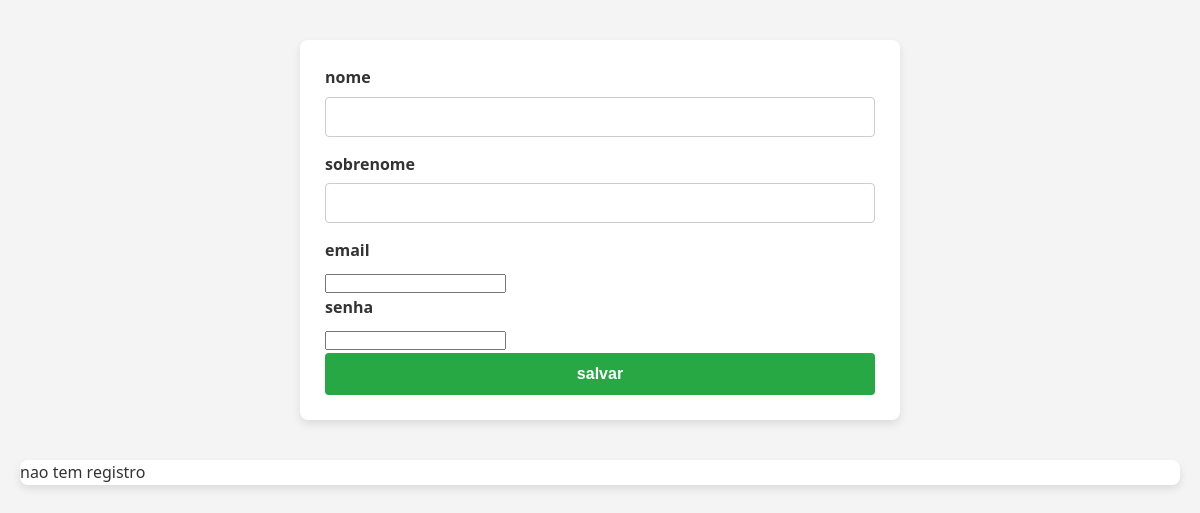
Page /cadastra_usuario.php on the earlier database version.
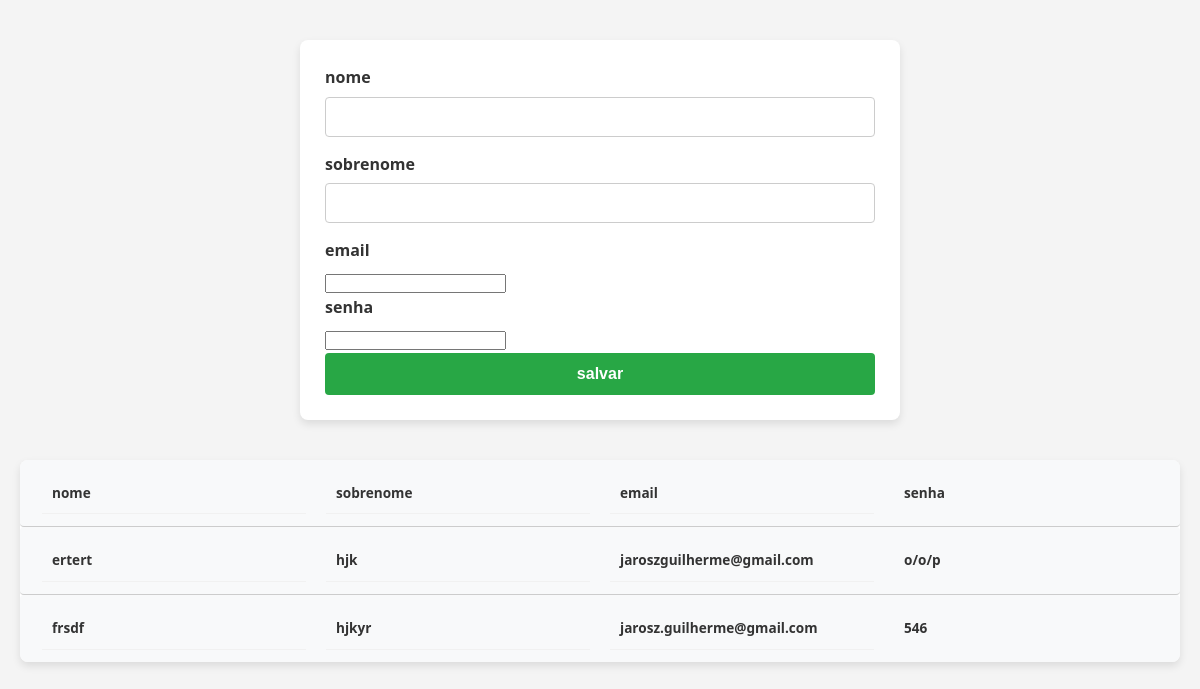
Same page on the later database version.
### tables this page shows
CREATE TABLE `usuarios` (
  `id` int(11) NOT NULL,
  `nome` varchar(30) DEFAULT NULL,
  `sobrenome` varchar(30) DEFAULT NULL,
  `email` varchar(30) DEFAULT NULL,
  `senha` varchar(10) DEFAULT NULL
);

### cadastra_usuario.php (the view, shortened to what this page needs)
<!DOCTYPE html>
<html lang="en">
<head>
    <link rel="stylesheet" href="estilo2.css">
</head>
<body>
    <section>
        <div class="container">
            <form action="grava_usuario.php" method="POST">
                <label for="nome">nome</label>
                <input type="text" name="nome" id="">
                <label for="sobrenome">sobrenome</label>
                <input type="text" name="sobrenome" id="">
                <label for="email">email</label>
                <input type="email" name="email" id="">
                <label for="senha">senha</label>
                <input type="password" name="senha" id="">
                <button type="submit">salvar</button>
            </form>
        </div>
    </section>
    <section class="resultados">
        <div class="resultado">
            <?php
            include "conexao.php";
            $sql = "SELECT * FROM usuarios";
            $stmt = $conexao->prepare($sql);
            $stmt->execute();
            if ($stmt->rowCount() > 0) {
                echo "<div class='cabecalho'>";
                echo "<div class='cel_cabecalho'>nome</div>";
                echo "<div class='cel_cabecalho'>sobrenome</div>";
                echo "<div class='cel_cabecalho'>email</div>";
                echo "<div class='cel_cabecalho'>senha</div>";
                echo "</div>";
                while ($linha = $stmt->fetch(PDO::FETCH_ASSOC)) {
                    echo "<div class='cabecalho'>";
                    echo "<div class='cel_cabecalho'>{$linha['nome']}</div>";
                    echo "<div class='cel_cabecalho'>{$linha['sobrenome']}</div>";
                    echo "<div class='cel_cabecalho'>{$linha['email']}</div>";
                    echo "<div class='cel_cabecalho'>{$linha['senha']}</div>";
                    echo "</div>";
                }
            } else {
                echo "<p>nao tem registro</p>";
            }
            ?>
    </section>
</body>
</html>

Differences in the rows shown:
added usuarios: nome "ertert", sobrenome "hjk", email "jaroszguilherme@gmail.com", senha "o/o/p"
added usuarios: nome "frsdf", sobrenome "hjkyr", email "jarosz.guilherme@gmail.com", senha "546"
Other differences:
text no longer shown: "nao tem registro"
text now shown: "nome sobrenome email senha"
